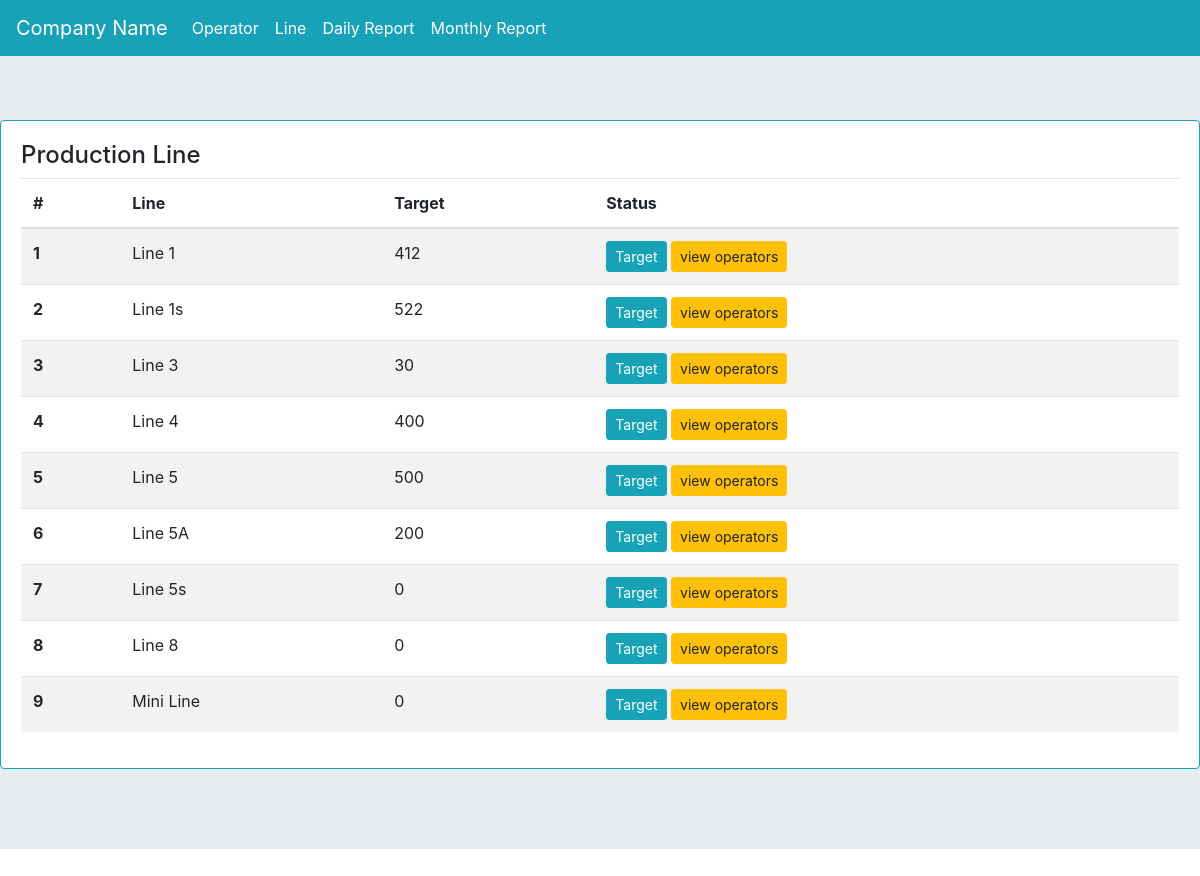
Page /linelist/ on the committed database.
### myapp/models.py (models this page shows, shortened)
class line(models.Model):
    line_name = models.CharField(max_length=255)
    target = models.PositiveIntegerField(default=0)

### myapp/views.py (the view)
# urls.py: path('linelist/', views.linelist, name='linelist'),
def linelist(request):
    lis = line.objects.all()
    context = {'lis':lis}
    return render(request, 'line.html', context)

### templates/line.html (shortened to what this page needs)
{% extends 'base.html' %}
{% block content %}
<div class="card border-info mb-3">
  <div class="card-body">
<h4>Production Line</h4>
<table class="table table-striped" id="invlist">
  <thead>
    <tr>
      <th scope="col">#</th>
      <th scope="col">Line</th>
      <th scope="col">Target</th>
      <th scope="col">Status</th>
    </tr>
  </thead>
  <tbody id="linelistTbl">
  	{% for i in lis %}
    <tr class="linetr">
      <th scope="row" class="lid">{{i.id}}</th>
      <td>{{i.line_name}}</td>
      <td>{{i.target}}</td>
      <td>
<button type="button" class="btn btn-sm btn-info" data-toggle="modal" data-target="#lineu-{{i.id}}">
  Target
</button>
    <a href="{% url 'myapp:operatoratt' i.id %}" class="btn btn-sm btn-warning">view operators</a>
      </td>
    </tr>
    {% endfor %}
  </tbody>
</table>
  </div>
</div>
{% endblock content %}

### rows in the picture
line: id "1", line_name "Line 1", target "412"
line: id "2", line_name "Line 1s", target "522"
line: id "3", line_name "Line 3", target "30"
line: id "4", line_name "Line 4", target "400"
line: id "5", line_name "Line 5", target "500"
line: id "6", line_name "Line 5A", target "200"
line: id "7", line_name "Line 5s", target "0"
line: id "8", line_name "Line 8", target "0"
line: id "9", line_name "Mini Line", target "0"
